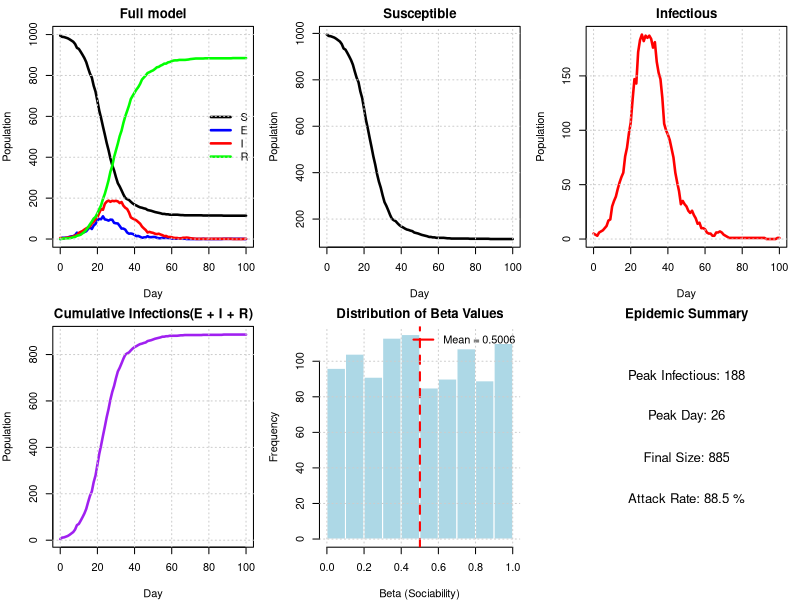
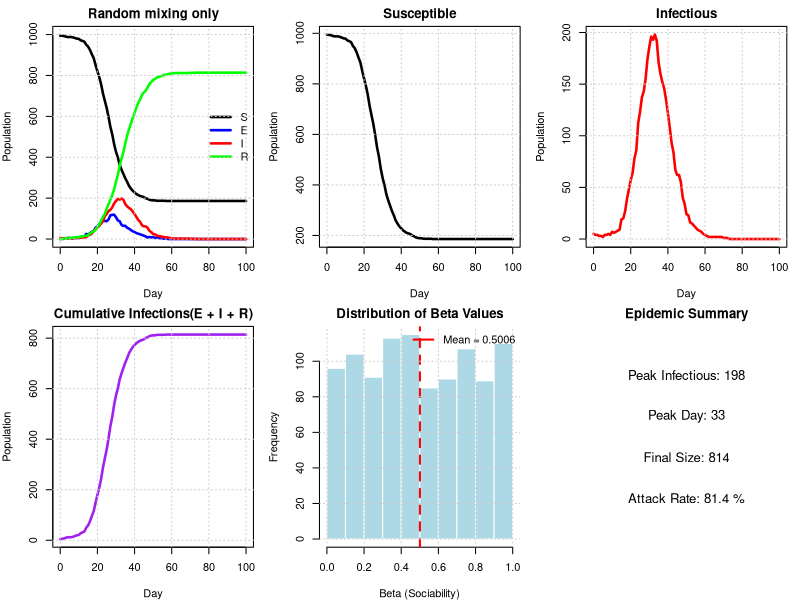
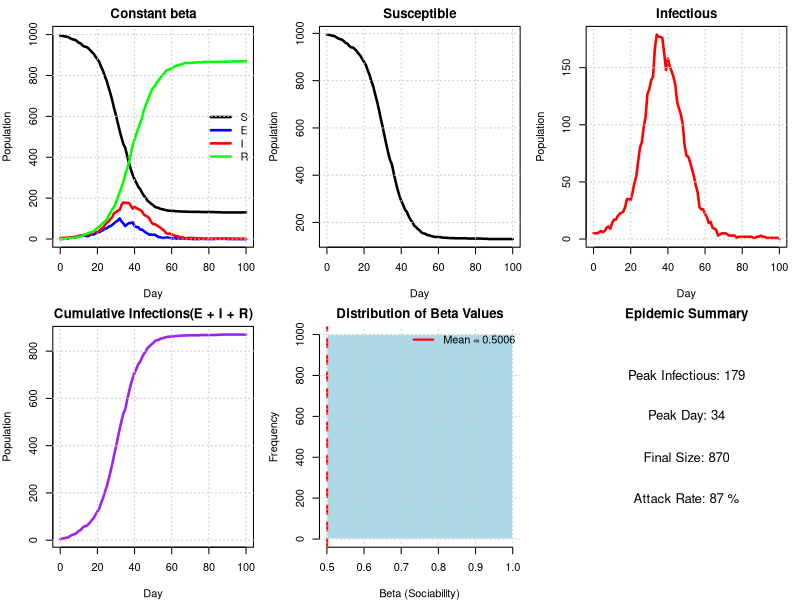
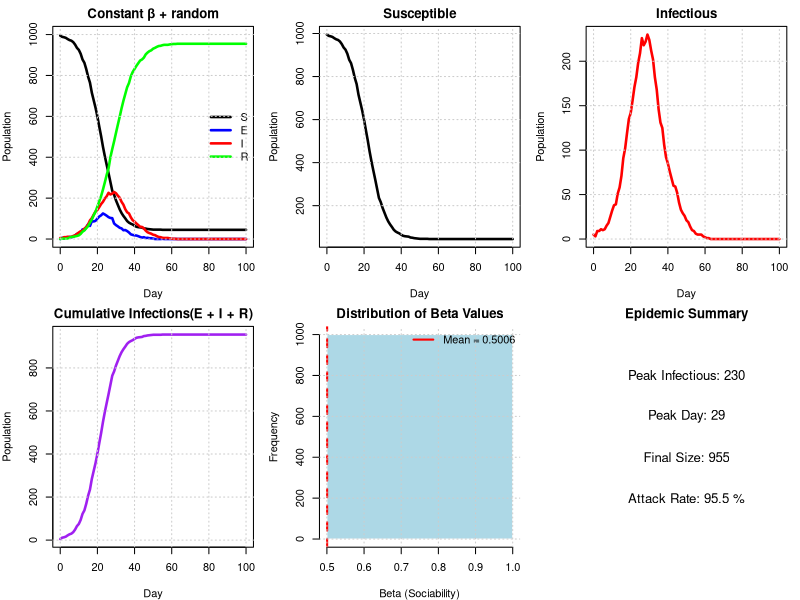
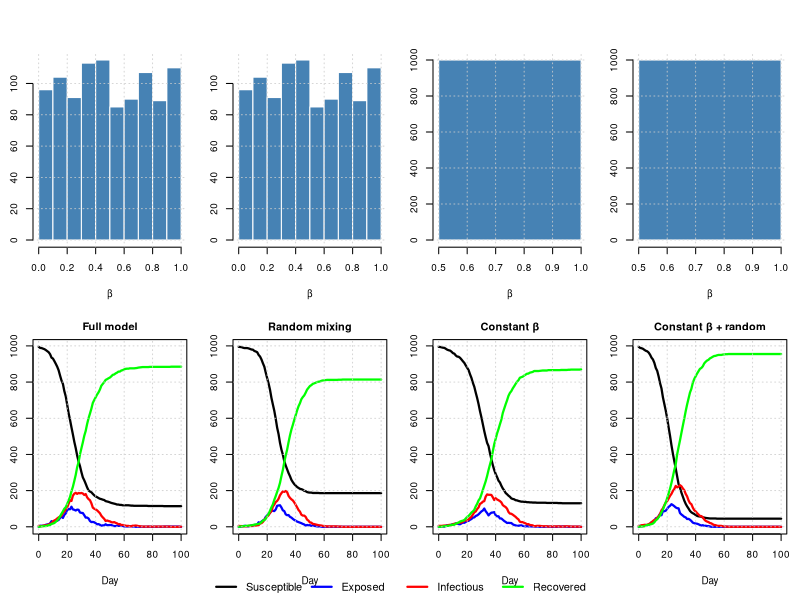

These figures' R source, in order:
#Group 6 :Xuyi Shi(S2796586), Chi Zhang(S2828433), Jiachen Guang(S2789777)
#Repo Link: https://github.com/daju1802-user/Extended-Statistical-Programming.git

#This code implements an extended SEIR epidemic model that incorporates social 
#network structure, used to investigate the impact of family relationships and 
#individual differences in sociability on the spread of infectious diseases. 
#The model distributes the population into households of random size and 
#constructs a contact network based on sociability parameters. It simulates three 
#infection pathways: intra-household transmission, transmission with fixed contacts, 
#and random mixing. By comparing four different scenarios (a complete model, 
#a model without social structure, a model with homogeneous sociability, and a baseline model), 
#we analyze how social structure influences the dynamics, scale, and peak of the epidemic.


#Contribution:
#Xuyi Shi: Established vector h, sorted out details and modeling ideas, and 
#completed the "get.net" function part, providing ideas for the "nseir" function, 
#and doing final checks and tests.

#Chi Zhang: Completed the part on the "nseir" function and checked the idea and 
#organization of the function. Discuss ideas and final model comparison with teammates,
#and added comments, and final checks.

#Jiachen Guang: Completed the drawing part, discussed the problem of comparing models, 
#completed the code for this part, and provided subsequent comments through images, doing
#the final check.


#get.net(): Constructing social networks based on individual social parameters

#nseir(): Core simulation function, running the SEIR model including social structure

#plot.nseir(): Visualize the epidemic development curve

#compare.scenarios(): Comparing models under different conditions


##============================================================================================================
##------------------Create the net funtion between regular (non-household) contact people---------------------
## Note: 
# Construct a social network where connections form based on individual sociability parameters.
# The probability of connection between individuals i and j is proportional to beta[i] * beta[j].
# No connections are created between people in the same household.

get.net = function(beta, h, nc = 15) {
  # Creates regular contact network based on sociability parameters
  # beta: vector of sociability parameters for each person
  # h: household assignment vector
  # nc: average number of contacts per person
  # Returns: list where element i contains indices of i's regular contacts
  
  n = length(beta)  # population size
  beta_bar = mean(beta)  # mean sociability
  
  # Initialize empty contact list for each person
  contacts = vector("list", n)
  
  # Loop through all possible pairs (i,j) where i < j to avoid duplicates
  for (i in 1:(n-1)) {
    for (j in (i+1):n) {
      
      # Skip if i and j are in the same household
      if (h[i] == h[j]) next
      
      # Calculate probability of link between i and j
      prob = nc * beta[i] * beta[j] / (beta_bar^2 * (n - 1))
      
      # Create link with calculated probability
      if (runif(1) < prob) {
        # Record link in both directions (undirected network)
        contacts[[i]] = c(contacts[[i]], j)
        contacts[[j]] = c(contacts[[j]], i)
      }
    }
  }
  
  return(contacts)
}
##============================================================================================================
##-----------------------------------Create a function of infections------------------------------------------
## Simulate the SEIR epidemic dynamics with three infection pathways:
## 1. Household transmission: infection probability alpha_h between household members
## 2. Network transmission: infection probability alpha_c between social contacts  
## 3. Random mixing: infection probability proportional to alpha_r and sociability parameters
## Individuals progress through states: Susceptible -> Exposed -> Infectious -> Recovered

nseir = function(beta, h, alink, alpha = c(.1, .01, .01), delta = .2, 
                  gamma = .4, nc = 15, nt = 100, pinf = .005) {
  # Simulates SEIR epidemic with household and network structure
  # beta: vector of sociability parameters for each person
  # h: household assignment vector
  # alink: list of regular contacts for each person (from get.net)
  # alpha: c(alpha_h, alpha_c, alpha_r) - infection probabilities for 
  #        household, contact network, and random mixing
  # delta: daily probability of recovery (I -> R)
  # gamma: daily probability of becoming infectious (E -> I)
  # nc: average number of contacts per person
  # nt: number of days to simulate
  # pinf: initial proportion in I state
  # Returns: list with S, E, I, R (daily counts) and t (days)
  
  n = length(beta)  # population size
  beta_bar = mean(beta)  # mean sociability
  
  # Extract alpha parameters
  alpha_h = alpha[1]  # household infection probability
  alpha_c = alpha[2]  # contact network infection probability
  alpha_r = alpha[3]  # random mixing infection probability
  
  # Initialize states: 1=S, 2=E, 3=I, 4=R
  state = rep(1, n)
  
  # Randomly select initial infected individuals
  initial_infected = sample(n, round(n * pinf))
  state[initial_infected] = 3
  
  # Storage for daily counts
  S = E = I = R = numeric(nt + 1)
  t = 0:nt                        #It starts from the initial state, so time should start from 0
  
  # Record initial state
  S[1] = sum(state == 1)
  E[1] = sum(state == 2)
  I[1] = sum(state == 3)
  R[1] = sum(state == 4)
  
  # Simulate epidemic dynamics
  for (day in 1:nt) {
    new_state = state
    # Find individuals in each state
    susceptible = which(state == 1) 
    infectious = which(state == 3)
    exposed = which(state == 2)
    
    
    # Process transitions E -> I (exposed become infectious)
    if (length(exposed) > 0) {
      become_infectious = exposed[runif(length(exposed)) < gamma]
      new_state[become_infectious] = 3
    }
    
    # Process transitions I -> R (infectious recover)
    if (length(infectious) > 0) {
      recover = infectious[runif(length(infectious)) < delta]
      new_state[recover] = 4
    }
    
    # Process infections S -> E (susceptible become exposed)
    if (length(infectious) > 0 && length(susceptible) > 0) {
      
      # Loop through each infectious person
      for (i in infectious) {
        
        # 1. Household infections
        if (alpha_h > 0) {
          # Find household members who are susceptible
          household_members = which(h == h[i] & state == 1)
          if (length(household_members) > 0) {
            # Each susceptible household member gets infected with probability alpha_h
            infected = household_members[runif(length(household_members)) < alpha_h]
            new_state[infected] = 2
          }
        }
        
        # 2. Regular contact network infections
        if (alpha_c > 0 && length(alink[[i]]) > 0) {
          # Find contacts who are susceptible
          susceptible_contacts = alink[[i]][state[alink[[i]]] == 1]
          if (length(susceptible_contacts) > 0) {
            # Each susceptible contact gets infected with probability alpha_c
            infected = susceptible_contacts[runif(length(susceptible_contacts)) < alpha_c] 
            new_state[infected] = 2
          }
        }
        
        # 3. Random mixing infections
        if (alpha_r > 0) {
          # Calculate infection probability for each susceptible person
          susceptible_now = which(state == 1)
          if (length(susceptible_now) > 0) {
            # Infection probability depends on both individuals' sociability
            prob = alpha_r * nc * beta[i] * beta[susceptible_now] / (beta_bar^2 * (n - 1))
            #Find all susceptible people who can be infected by the current infected person i
            infected = susceptible_now[runif(length(susceptible_now)) < prob]
            new_state[infected] = 2
          }
        }
      }
    }
    
    # Update state for next day
    state = new_state
    
    # Record daily counts
    S[day + 1] = sum(state == 1)
    E[day + 1] = sum(state == 2)
    I[day + 1] = sum(state == 3)
    R[day + 1] = sum(state == 4)
  }
  
  # Return results
  return(list(S = S, E = E, I = I, R = R, t = t,beta = beta))
}


##============================================================================================================
##-----------------------------Create the function to plot the dynamics states----------------------------------
plot.nseir <- function(nseir_results, main = "SEIR Epidemic Dynamics") {
  # More detailed plotting with individual panels and summary statistics
  # nseir_results: list output from nseir function
  # main: main title for the plot
  
  S <- nseir_results$S
  E <- nseir_results$E
  I <- nseir_results$I
  R <- nseir_results$R
  t <- nseir_results$t
  beta <- nseir_results$beta  # Extract beta values if available
  
  n <- S[1] + E[1] + I[1] + R[1]  # total population
  
  # Set up 2x3 plot layout to accommodate beta histogram
  old_par = par(mfrow = c(2, 3), mar = c(4, 4, 2, 1))
  on.exit(par(old_par))
  
  # Plot 1: All classes together
  plot(t, S, type = "l", col = "black", lwd = 2.5, main = main,
       xlab = "Day", ylab = "Population", ylim = c(0, n))
  lines(t, E, col = "blue", lwd = 2.5)
  lines(t, I, col = "red", lwd = 2.5)
  lines(t, R, col = "green", lwd = 2.5)
  legend("right", legend = c("S", "E", "I", "R"),
         col = c("black", "blue", "red", "green"), lwd = 2.5, bty = "n")
  grid(col = "gray80", lty = "dotted")
  
  # Plot 2: Susceptible only
  plot(t, S, type = "l", col = "black", lwd = 2.5, 
       main = "Susceptible", xlab = "Day", ylab = "Population")
  grid(col = "gray80", lty = "dotted")
  
  # Plot 3: Infectious only
  plot(t, I, type = "l", col = "red", lwd = 2.5,
       main = "Infectious", xlab = "Day", ylab = "Population")
  grid(col = "gray80", lty = "dotted")
  
  # Plot 4: Cumulative infections (E + I + R)
  cumulative_infected <- E + I + R
  plot(t, cumulative_infected, type = "l", col = "purple", lwd = 2.5,
       main = "Cumulative Infections(E + I + R)", xlab = "Day", ylab = "Population")
  grid(col = "gray80", lty = "dotted")
  
  # Plot 5: Beta distribution histogram
  if (!is.null(beta)) {
    hist(beta, col = "lightblue", main = "Distribution of Beta Values",
         xlab = "Beta (Sociability)", ylab = "Frequency", border = "white")
    abline(v = mean(beta), col = "red", lwd = 2, lty = 2)
    legend("topright", legend = paste("Mean =", round(mean(beta), 4)), 
           col = "red", lwd = 2, bty = "n")
    grid(col = "gray80", lty = "dotted")
  } else {
    # If no beta values available, show empty plot with message
    plot(0, 0, type = "n", xlab = "", ylab = "", main = "No Beta Data", axes = FALSE)
    text(0, 0, "Beta values not available", cex = 1.2)
  }
  
  # Plot 6: Epidemic summary statistics
  peak_infectious <- max(I)
  peak_day <- t[which.max(I)]
  final_size <- R[length(R)]
  attack_rate <- final_size / n * 100
  
  # Create summary plot
  plot(0, 0, type = "n", xlim = c(0, 1), ylim = c(0, 1), 
       main = "Epidemic Summary", xlab = "", ylab = "", axes = FALSE)
  
  text(0.5, 0.8, paste("Peak Infectious:", round(peak_infectious)), cex = 1.2)
  text(0.5, 0.6, paste("Peak Day:", peak_day), cex = 1.2)
  text(0.5, 0.4, paste("Final Size:", round(final_size)), cex = 1.2)
  text(0.5, 0.2, paste("Attack Rate:", round(attack_rate, 1), "%"), cex = 1.2)
}


#Compare the different scenarios with the function
compare.scenarios <- function(results_list, scenario_names = NULL, main_title = "", 
                          show_beta = TRUE) {
  # Compares multiple nseir results in panels side-by-side
  # by using plot.nseir for each scenario
  # results_list: list of nseir outputs
  # scenario_names: names for each scenario
  # main_title: overall title for the comparison
  # show_beta: if TRUE, includes beta distributions in the plots
  
  n_scenarios <- length(results_list)
  
  # Set default scenario names if not provided
  if (is.null(scenario_names)) {
    scenario_names <- paste("Scenario", 1:n_scenarios)
  }
  
  # Set up plot layout - if show_beta, each scenario needs 2 rows (SEIR + beta)
  # Otherwise just 1 row per scenario
  n_cols <- n_scenarios  
  n_rows <- ceiling(n_scenarios / n_cols)
  
  if (show_beta && !is.null(results_list[[1]]$beta)) {
    # Each scenario takes 2 rows: one for SEIR, one for beta
    n_plot_rows <- n_rows * 2
    n_plot_cols <- n_cols
  } else {
    n_plot_rows <- n_rows
    n_plot_cols <- n_cols
  }
  
  old_par <- par(mfrow = c(n_plot_rows, n_plot_cols), 
                 mar = c(5, 2.5, 2, 1),
                 oma = c(0, 0, 2, 0))
  on.exit(par(old_par)) # Restore the original par settings
  
  # Find global max for consistent y-axis across all scenarios
  max_pop <- 0
  for (res in results_list) {
    max_pop <- max(max_pop, max(res$S, res$E, res$I, res$R))
  }
  # Plot beta distributions for each scenario if requested
  if (show_beta && !is.null(results_list[[1]]$beta)) {
    for (i in 1:n_scenarios) {
      res <- results_list[[i]]
      hist(res$beta, col = "steelblue", border = "white",
           main = "", xlab = "β", ylab = "Frequency",
           cex.axis = 0.9, cex.lab = 0.9)
      grid(col = "gray80", lty = "dotted", lwd = 0.8)
    }
  }
  
  # Plot SEIR dynamics for each scenario
  for (i in 1:n_scenarios) {
    res <- results_list[[i]]
    
    # Plot SEIR trajectories
    plot(res$t, res$S, type = "l", col = "black", lwd = 2.2,
         main = scenario_names[i], xlab = "Day", ylab = "Population",
         ylim = c(0, max_pop),
         cex.axis = 0.9, cex.lab = 0.9, cex.main = 1.0)
    
    lines(res$t, res$E, col = "blue", lwd = 2.2)
    lines(res$t, res$I, col = "red", lwd = 2.2)
    lines(res$t, res$R, col = "green", lwd = 2.2)
    
    grid(col = "gray80", lty = "dotted", lwd = 0.8)
  }
  # Add overall legend at bottom
  par(fig = c(0, 1, 0, 1), oma = c(0, 0, 0, 0), mar = c(0, 0, 0, 0),
      new = TRUE)
  plot(0, 0, type = "n", bty = "n", xaxt = "n", yaxt = "n")
  
  legend("bottom", ncol = 4,
         legend = c("Susceptible", "Exposed", "Infectious", "Recovered"),
         col = c("black", "blue", "red", "green"),
         lwd = 2.2, bty = "n", cex = 1.0,
         xpd = TRUE)
  
  # Add main title if provided
  if (main_title != "") {
    mtext(main_title, outer = TRUE, cex = 1.2, line = 0.5)
  }
}


##============================================================================================================
##---------------Create the vector of integers indicating which household each person belongs to--------------
set.seed(0)
n = 1000
h_max = 5

#generates household IDs repeated by random household sizes
h = rep(1:n,sample(1:h_max,n,replace = TRUE))[1:n] #[1:n] ensures the total length is exactly n by truncating any excess

#check the household size and NAs
tabulate(tabulate(h))
sum(table(table(h)))
table(table(h))
which(is.na(h)==TRUE)


##============================================================================================================
##-------------------------Setting beta, Use function,Compare scenarios and Visualization---------------------
set.seed(0)
beta = runif(n, 0, 1)
alink = get.net(beta, h, nc = 15)

Full_model = nseir(beta, h, alink, alpha = c(.1, .01, .01))  # Full model
Random_mixing_only = nseir(beta, h, alink, alpha = c(0, 0, 0.04))    # Random mixing only
Constant_beta = nseir(rep(mean(beta), n), h, alink, alpha = c(.1, .01, .01))  # Constant beta
Constant_beta_random = nseir(rep(mean(beta), n), h, alink, alpha = c(0, 0, 0.04))    # Constant beta, random only

# Plot individual scenarios
plot.nseir(Full_model, main = "Full model")
plot.nseir(Random_mixing_only, main = "Random mixing only")
plot.nseir(Constant_beta, main = "Constant beta")
plot.nseir(Constant_beta_random, main = "Constant β + random")

# Compare all scenarios side-by-side
compare.scenarios(
  list(Full_model, Random_mixing_only, Constant_beta, Constant_beta_random),
  scenario_names = c("Full model", "Random mixing", 
                     "Constant β", "Constant β + random"),
  main_title = "Effect of Structure on Epidemic Dynamics",
  show_beta = TRUE
)



##============================================================================================================
##-------------------------------------Comment by using the plots---------------------------------------------

#In the Full model and Random mixing graphs, beta is random, that is, everyone has different social abilities. 
#It can be seen that after removing the household and regular network structure, 
#each person comes into contact with different people every day. 
#This led to a higher peak in the number of infections, earlier occurrence of infections, 
#resulting in a wide spread of the epidemic, rapid speed, and a rapid decline in the number of infections. 
#In contrast, the Full model, due to having a fixed social group and more localized contact, 
#has a slower spread of the epidemic, a lower overall peak, but a longer duration of the epidemic.

#In the Constant beta and Constant beta+random models, beta is fixed, meaning that everyone's social skills are the same. 
#In Constant beta+random, without the isolation of families and social networks, the entire population was exposed, 
#with the highest number of infections, almost affecting the entire population.

#Therefore, under the influence of the household and regular network structure, the epidemic spread within a small range, 
#spread slowly among the entire population, and the peak number of infections was relatively low, but the epidemic lasted for a long time.
